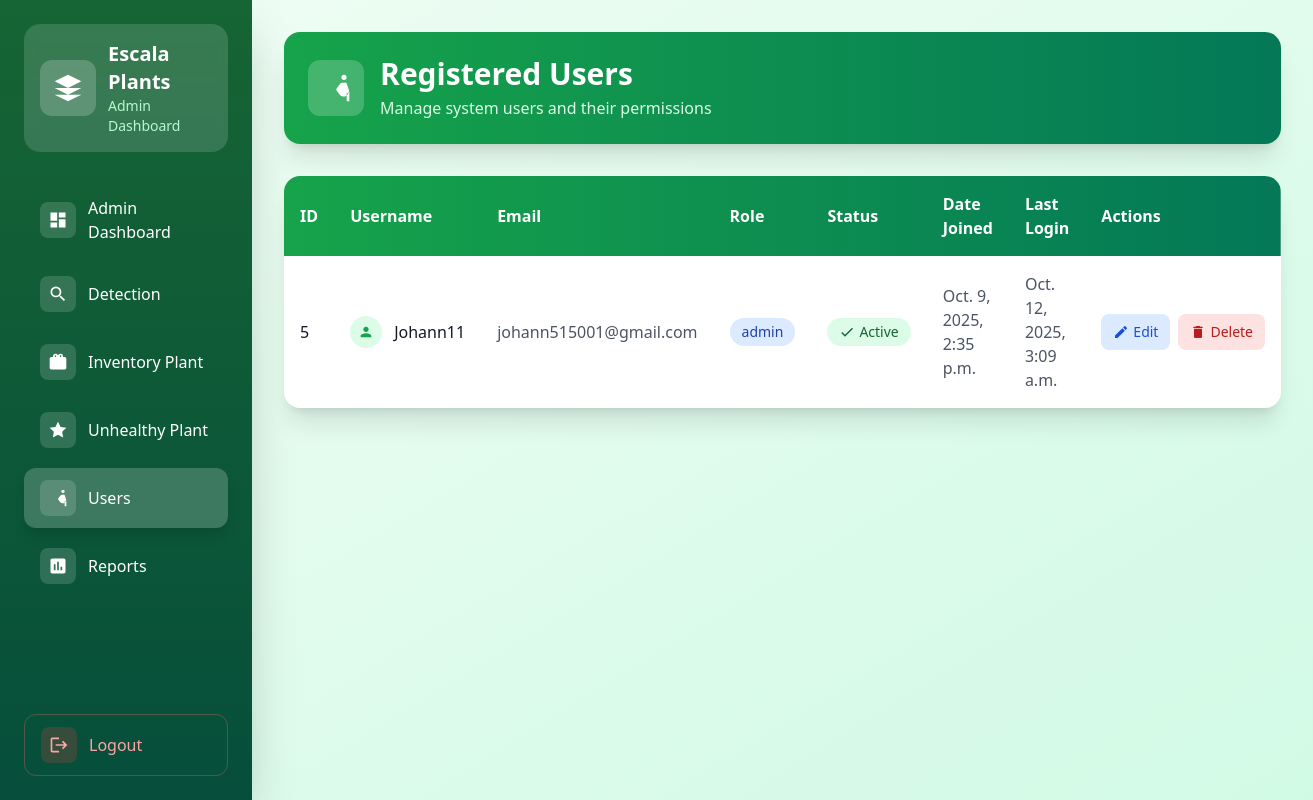
Before: /users/ with the older database file.
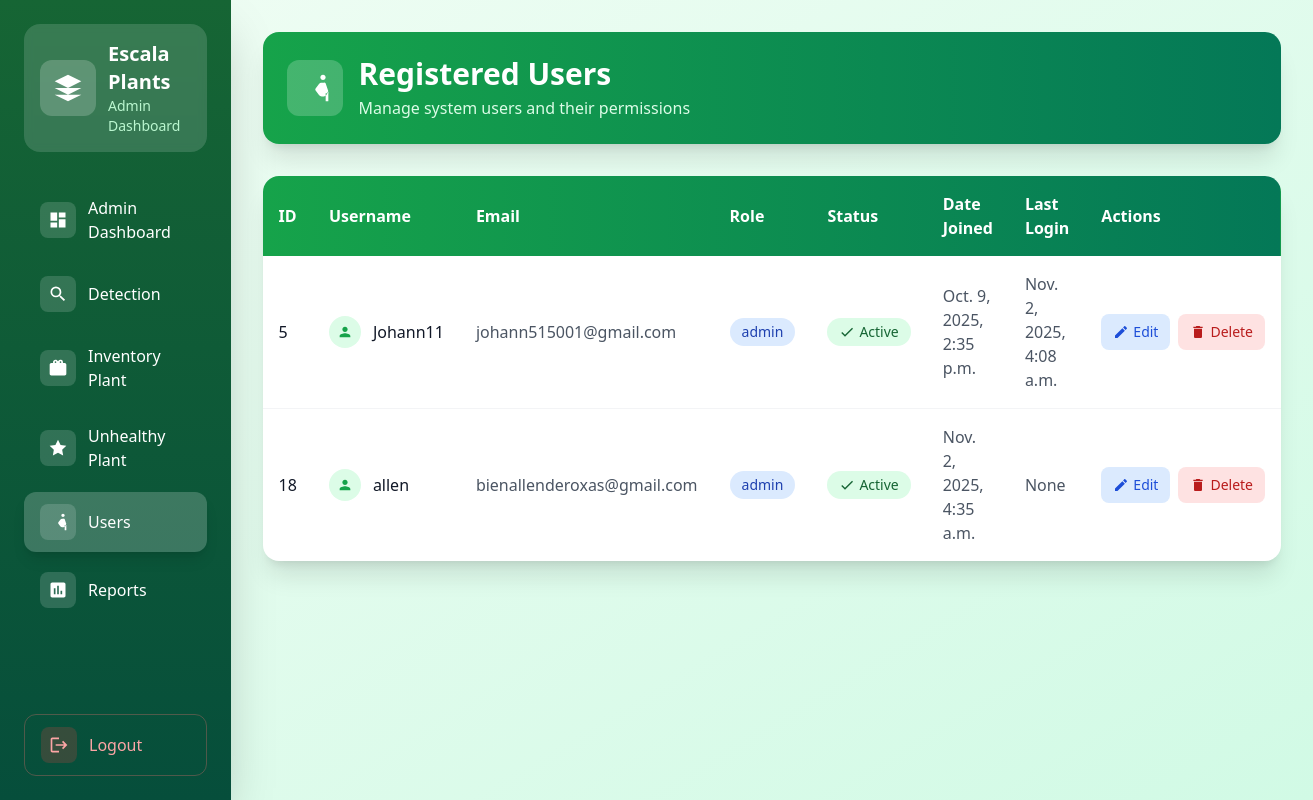
After: the same page with the newer database file.
### dashboard/models.py (models this page shows)
class CustomUser(AbstractUser):
    ROLE_CHOICES = (
        ('admin', 'Admin'),
        ('client', 'Client'),
    )
    email = models.EmailField(unique=True)  # Make email required and unique
    role = models.CharField(max_length=10, choices=ROLE_CHOICES, default='admin')
    USERNAME_FIELD = 'email'  # Use email for authentication
    REQUIRED_FIELDS = ['username']  # Keep username but not required for login

### dashboard/views.py (the view)
# urls.py: path('users/', user_list, name='user_list'),
def user_list(request):
    if request.method == "POST" and "delete_user_id" in request.POST:
        user_id = request.POST["delete_user_id"]
        user = get_object_or_404(CustomUser, id=user_id)
        user.delete()
        messages.success(request, "User deleted successfully!")
        return redirect("user_list")
    users = CustomUser.objects.all()
    return render(request, "dashboard/user_list.html", {"users": users})

### dashboard/templates/dashboard/user_list.html (shortened to what the changed rows need)
{% load static %}
<!DOCTYPE html>
<html lang="en">
<head>
  <script src="https://cdn.tailwindcss.com"></script>
</head>
<body class="bg-gradient-to-br from-green-50 to-emerald-100 min-h-screen">
<div class="flex flex-col lg:flex-row min-h-screen">
  <aside id="sidebar" class="bg-gradient-to-b from-green-800 to-emerald-900 text-white w-full lg:w-80 h-auto lg:h-screen p-6 flex-col justify-between hidden lg:flex shadow-2xl">
    <div>
      <div class="bg-white bg-opacity-15 rounded-2xl p-4 mb-8 backdrop-blur-sm">
        <div class="flex items-center space-x-3">
          <div>
            <h1 class="text-xl font-bold">Escala Plants</h1>
          </div>
        </div>
      </div>
    </div>
  </aside>
  <main class="flex-1 p-6 lg:p-8">
    <div class="bg-gradient-to-r from-green-600 to-emerald-700 text-white p-6 rounded-2xl shadow-xl mb-8">
      <div class="flex items-center space-x-4">
        <div>
          <h2 class="text-2xl lg:text-3xl font-bold">Registered Users</h2>
        </div>
      </div>
    </div>
    <div class="bg-white rounded-2xl shadow-xl overflow-hidden">
      <div class="overflow-x-auto">
        <table class="min-w-full">
          <thead>
            <tr class="bg-gradient-to-r from-green-600 to-emerald-700 text-white">
              <th class="p-4 text-left font-semibold">ID</th>
              <th class="p-4 text-left font-semibold">Username</th>
              <th class="p-4 text-left font-semibold">Email</th>
              <th class="p-4 text-left font-semibold">Role</th>
              <th class="p-4 text-left font-semibold">Status</th>
              <th class="p-4 text-left font-semibold">Date Joined</th>
              <th class="p-4 text-left font-semibold">Last Login</th>
              <th class="p-4 text-left font-semibold">Actions</th>
            </tr>
          </thead>
          <tbody class="divide-y divide-gray-100">
            {% for user in users %}
            <tr class="hover:bg-green-50 transition-colors duration-200">
              <td class="p-4 font-medium text-gray-900">{{ user.id }}</td>
              <td class="p-4">
                <div class="flex items-center space-x-3">
                  <div class="bg-green-100 p-2 rounded-full">
                    <svg class="w-4 h-4 text-green-600" fill="currentColor" viewBox="0 0 24 24">
                      <path d="M12 12c2.21 0 4-1.79 4-4s-1.79-4-4-4-4 1.79-4 4 1.79 4 4 4zm0 2c-2.67 0-8 1.34-8 4v2h16v-2c0-2.66-5.33-4-8-4z"/>
                    </svg>
                  </div>
                  <span class="font-medium text-gray-900">{{ user.username }}</span>
                </div>
              </td>
              <td class="p-4 text-gray-600">{{ user.email }}</td>
              <td class="p-4">
                <span class="inline-flex items-center px-3 py-1 rounded-full text-sm font-medium bg-blue-100 text-blue-800">
                  {{ user.role }}
                </span>
              </td>
              <td class="p-4">
                {% if user.is_active %}
                  <span class="inline-flex items-center px-3 py-1 rounded-full text-sm font-medium bg-green-100 text-green-800">
                    <svg class="w-4 h-4 mr-1" fill="currentColor" viewBox="0 0 24 24">
                      <path d="M9 16.17L4.83 12l-1.42 1.41L9 19 21 7l-1.41-1.41z"/>
                    </svg>
                    Active
                  </span>
                {% endif %}
              </td>
              <td class="p-4 text-gray-600">{{ user.date_joined }}</td>
              <td class="p-4 text-gray-600">{{ user.last_login }}</td>
              <td class="p-4">
                <div class="flex space-x-2">
                  <a href="{% url 'update_user' user.id %}" class="inline-flex items-center px-3 py-2 rounded-lg text-sm font-medium bg-blue-100 text-blue-700 hover:bg-blue-200 transition-colors duration-200">
                    <svg class="w-4 h-4 mr-1" fill="currentColor" viewBox="0 0 24 24">
                      <path d="M3 17.25V21h3.75L17.81 9.94l-3.75-3.75L3 17.25zM20.71 7.04c.39-.39.39-1.02 0-1.41l-2.34-2.34c-.39-.39-1.02-.39-1.41 0l-1.83 1.83 3.75 3.75 1.83-1.83z"/>
                    </svg>
                    Edit
                  </a>
                  <form method="POST" class="inline-block" onsubmit="return confirmDelete();">
                    <button type="submit" class="inline-flex items-center px-3 py-2 rounded-lg text-sm font-medium bg-red-100 text-red-700 hover:bg-red-200 transition-colors duration-200">
                      <svg class="w-4 h-4 mr-1" fill="currentColor" viewBox="0 0 24 24">
                        <path d="M6 19c0 1.1.9 2 2 2h8c1.1 0 2-.9 2-2V7H6v12zM19 4h-3.5l-1-1h-5l-1 1H5v2h14V4z"/>
                      </svg>
                      Delete
                    </button>
                  </form>
                </div>
              </td>
            </tr>
            {% endfor %}
          </tbody>
        </table>
      </div>
    </div>
  </main>
</div>
</body>
</html>

Changed rows visible on the page:
changed CustomUser "Johann11": last_login "Oct. 12, 2025, 3:09 a.m." → "Nov. 2, 2025, 4:08 a.m."
added CustomUser: id "18", username "allen", email "bienallenderoxas@gmail.com", role "admin", is_active True (drawn), date_joined "Nov. 2, 2025, 4:35 a.m.", last_login "None"
